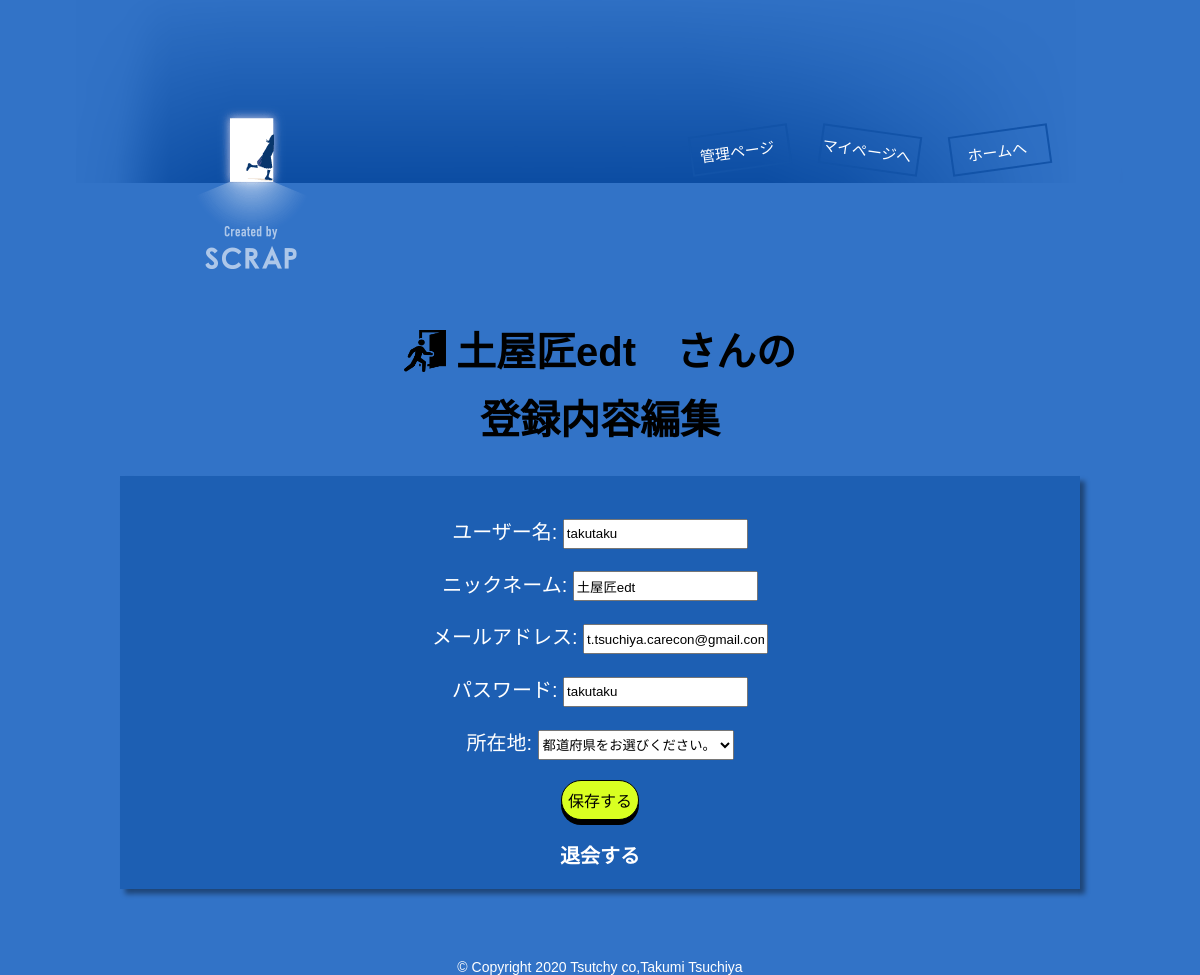
Screenshot of /php/edit.php?edit=1 (signed in) with the database file from the repository.
### tables this page shows
CREATE TABLE `users` (
  `id` int(11) NOT NULL,
  `user` varchar(50) NOT NULL,
  `name` varchar(50) NOT NULL,
  `mail` varchar(255) NOT NULL,
  `pass` varchar(50) NOT NULL,
  `address` varchar(50) NOT NULL,
  `role` int(11) NOT NULL DEFAULT '0' COMMENT '0.一般ユーザ 1.管理ユーザ',
  `user_status` int(11) NOT NULL DEFAULT '0' COMMENT '0:利用中　1:アカウントロック',
  `created` datetime DEFAULT NULL,
  `updated` datetime DEFAULT NULL
);

### model/DB.php (called while the page is built, shortened)
<?php
class DB{
  private $host;
  private $dbname;
  private $user;
  private $pass;
  function __construct($host, $dbname, $user, $pass) {
    $this->host = $host;
    $this->dbname = $dbname;
    $this->user = $user;
    $this->pass = $pass;
  }
  public function connectDb() {
    $this->connect = new PDO('mysql:host='.$this->host.';dbname='.$this->dbname, $this->user, $this->pass);
  }
}
?>

### model/User.php (called while the page is built, shortened)
<?php
require_once("DB.php");
class User extends DB {
  public function findById($id){
    $sql = "SELECT * FROM users WHERE id = :id";
    $stmt = $this->connect->prepare($sql);
    $params = array(':id' => $id);
    $stmt->execute($params);
    $result = $stmt->fetch();
    return $result;
  }
}
?>

### config/config.php (called while the page is built)
<?php
$dbname = 'php_escape';
$host = 'localhost';
$user = 'root';
$pass = 'root';
?>

### php/edit.php (the view, shortened to what this page needs)
<?php
require_once("../config/config.php");
require_once("../model/User.php");
try {
  $user = new User($host, $dbname, $user, $pass);
  $user->connectDb();
  if(isset($_GET['edit'])){
    $result['User'] = $user->findById($_GET['edit']);
  }
} catch (PDOException $e) {
  echo "接続失敗: " . $e->getMessage() . "\n";
  exit();
}
?>
<!DOCTYPE html>
<html lang="ja">
<head>
    <link rel="stylesheet" type="text/css" href="../css/home.css">
    <link rel="stylesheet" type="text/css" href="../css/mypage.css">
    <link rel="stylesheet" type="text/css" href="../css/base.css">
</head>
<body class="home">
<header>
  <?php if($_SESSION['User']['role'] == 1) { ?>
  <div class="header_btn" id="header_2">
    <a href="manage.php">管理ページ</a>
  </div>
  <?php } ?>
  <div class="header_btn" id="header_1">
    <a href="mypage.php">マイページへ</a>
  </div>
  <div class="header_btn" id="header_2">
      <a href="home.php">ホームへ</a>
  </div>
</header>
<div id="wrapper">
  <div class="text">
    <div class="main">
      <img id="join_logo" src="../img/join.png" alt="脱出ロゴ">
      <p><?php print(htmlspecialchars($_SESSION['User']['name'],ENT_QUOTES)) ?>　さんの</p>
    </div>
    <p id="edit_text">登録内容編集</p>
  </div>
    <div id="user_area">
      <div id="edit_area">
       <form action="" method="POST">
        <dl>
         <dt class="user">ユーザー名:
         <input id="user" type="text" name="user" value="<?php if(isset($result['User'])) echo $result['User']['user'] ?>"></dt>
         <dt class="name">ニックネーム:
         <input id="name" type="text" name="name" value="<?php if(isset($result['User'])) echo $result['User']['name'] ?>"></dt>
         <dt class="mail">メールアドレス:
         <input id="mail" type="text" name="mail" value="<?php if(isset($result['User'])) echo $result['User']['mail'] ?>"></dt>
         <dt class="pass">パスワード:
         <input id="pass" type="text" name="pass" value="<?php if(isset($result['User'])) echo $result['User']['pass'] ?>"></dt>
         <dt class="address">所在地:
         <?php
         require ("../model/address.php");
         ?>
         </dt>
       </dl>
       <input class="done_btn" id="edit_btn" type ="submit" name ="t-btn" value="保存する">
       </form>
       <a href="delete.php">退会する</a>
      </div>
  </div>
  <?php
  require ("../model/footer.php");
?>
</div>
</body>
</html>

### css/home.css (style rules this page uses)
.done_btn { display: block; height: 40px; border: solid 1px #000; border-radius: 35px; box-shadow: 0 5px; background-color:#D9FF21 }
#user_area { width: 80%; margin: 20px auto; padding: 20px; background-color: #1d5fb3; box-shadow: 5px 5px 5px rgba(0, 0, 0, 0.4); }

### css/mypage.css (style rules this page uses)
#edit_text { text-align: center; }
#user_area { width: 80%; margin: 20px auto; padding: 20px; background-color: #1d5fb3; box-shadow: 5px 5px 5px rgba(0, 0, 0, 0.4); }
#edit_area { margin: 0 auto; font-size: 20px; }
#edit_area dt { text-align: center; color: white; margin: 20px auto 20px auto; }
#edit_area dt input { height: 30px; }
#edit_area #edit_btn { margin: 20px auto; font-size: 16px; }
#edit_area a { text-align: center; display: block; color: white; font-weight: bold; }

### css/base.css (style rules this page uses)
body, h1, h2, h3, h4, h5, h6, p, address, ul, ol, li, dl, dt, dd, img, form, table, tr, th, td { margin: 0; padding: 0; border: none; font-style: normal; font-weight: normal; font-size: 100%; text-align: left; list-style-type: none; border-collapse: collapse; }
img { border-style: none; display: block; }
input { line-height:auto;vertical-align:middle; }
a { text-decoration: none; }
body { background-color: #3273c7; font-family:'ヒラギノ角ゴ Pro W3','Hiragino Kaku Gothic Pro','メイリオ',Meiryo,'ＭＳ Ｐゴシック',sans-serif; }
body.home { background: url(../img/home.png) no-repeat #3273c7; background-position: top; }
* { -webkit-box-sizing: border-box; -moz-box-sizing: border-box; -o-box-sizing: border-box; -ms-box-sizing: border-box; box-sizing: border-box; }
header { margin: 130px auto 0; width: 80%; display: flex; justify-content: flex-end; }
.header_btn { border: solid 2px #1253a8 ; background-color: transparent; height: 40px; width: 100px; margin-right: 30px; }
.header_btn a { display: block; height: 40px; width: 90px; font-size: 15px; color: #ffffff; text-align: center; line-height: 40px; }
#header_1 { transform: rotate(8deg); }
#header_2 { transform: rotate(-8deg); }
#wrapper { margin: 0 auto; background-color: #3273c7; position: relative; }
.text { width: 1000px; margin: 150px auto 10px; }
.text p { padding-bottom: 10px; font-size: 40px; font-weight: bold; }
.main { display: flex; justify-content: center; }
#join_logo { margin: 10px 10px 0 0; width: 42px; height: 42px; }
.done_btn { display: block; height: 40px; border: solid 1px #000; border-radius: 35px; box-shadow: 0 5px; background-color:#D9FF21 }

### rows the page displays
users: user "takutaku", name "土屋匠edt", mail "t.tsuchiya.carecon@gmail.com", pass "takutaku"

### other values shown
$_SESSION['User']['name'] "土屋匠edt"
